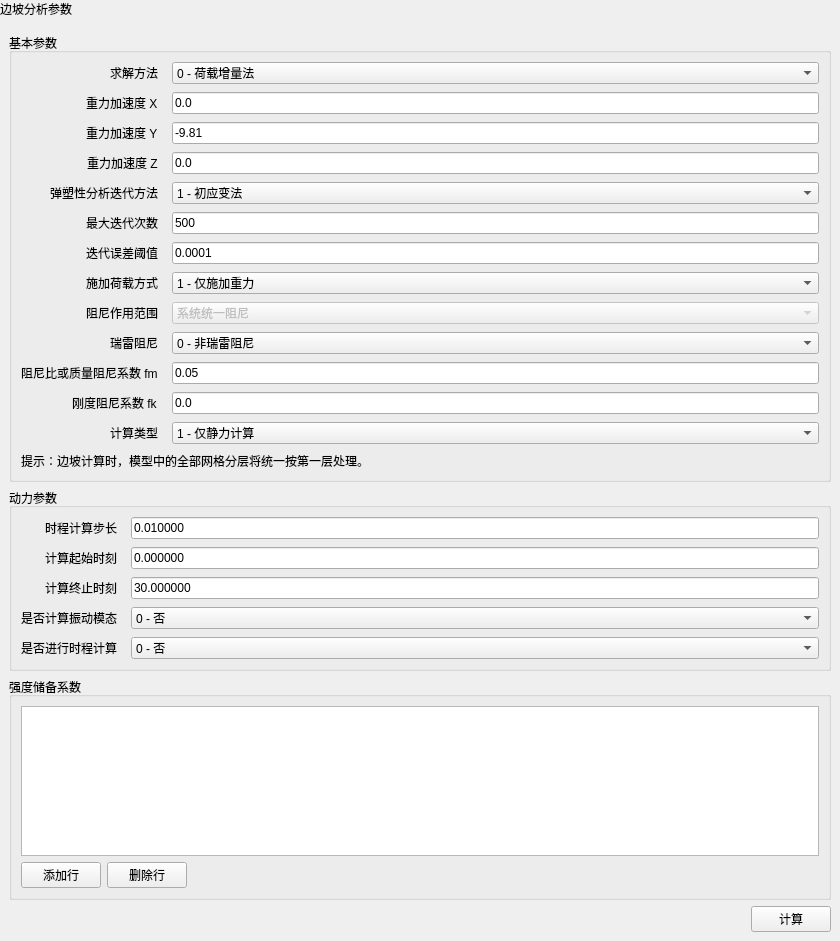
<ui version="4.0">
  <class>SlopeStabilityWidget</class>
  <widget class="QWidget" name="SlopeStabilityWidget">
    <property name="geometry">
      <rect>
        <x>0</x>
        <y>0</y>
        <width>840</width>
        <height>900</height>
      </rect>
    </property>
    <property name="windowTitle">
      <string>边坡分析</string>
    </property>
    <layout class="QVBoxLayout" name="verticalLayout">
      <property name="leftMargin">
        <number>0</number>
      </property>
      <property name="topMargin">
        <number>0</number>
      </property>
      <property name="rightMargin">
        <number>0</number>
      </property>
      <property name="bottomMargin">
        <number>0</number>
      </property>
      <item>
        <widget class="QLabel" name="pageHeaderLabel">
          <property name="sizePolicy">
            <sizepolicy hsizetype="Preferred" vsizetype="Fixed">
              <horstretch>0</horstretch>
              <verstretch>0</verstretch>
            </sizepolicy>
          </property>
          <property name="text">
            <string>边坡分析参数</string>
          </property>
          <property name="visible">
            <bool>false</bool>
          </property>
        </widget>
      </item>
      <item>
        <layout class="QVBoxLayout" name="contentLayout">
          <property name="leftMargin">
            <number>9</number>
          </property>
          <property name="topMargin">
            <number>9</number>
          </property>
          <property name="rightMargin">
            <number>9</number>
          </property>
          <property name="bottomMargin">
            <number>9</number>
          </property>
          <property name="spacing">
            <number>6</number>
          </property>
          <item>
            <widget class="QGroupBox" name="islopGroup">
              <property name="title">
                <string>基本参数</string>
              </property>
              <layout class="QFormLayout" name="formLayout">
                <item row="2" column="0">
                  <widget class="QLabel" name="label3">
 <property name="sizePolicy">
  <sizepolicy hsizetype="Fixed" vsizetype="Preferred">
   <horstretch>0</horstretch>
   <verstretch>0</verstretch>
  </sizepolicy>
 </property>
                    <property name="text">
                      <string>求解方法</string>
                    </property>
                    <property name="wordWrap">
                      <bool>false</bool>
                    </property>
                  </widget>
                </item>
                <item row="2" column="1">
                  <widget class="QComboBox" name="line3Combo">
                    <item>
                      <property name="text">
                        <string>0 - 荷载增量法</string>
                      </property>
                    </item>
                    <item>
                      <property name="text">
                        <string>1 - 强度储备法（降低黏聚力）</string>
                      </property>
                    </item>
                    <item>
                      <property name="text">
                        <string>2 - 强度储备法（降低摩擦强度）</string>
                      </property>
                    </item>
                    <item>
                      <property name="text">
                        <string>3 - 强度储备法（同时降低黏聚力和摩擦强度）</string>
                      </property>
                    </item>
                    <item>
                      <property name="text">
                        <string>4 - 强度储备法（同时降低弹性模量、黏聚力和摩擦强度）</string>
                      </property>
                    </item>
                    <property name="minimumSize">
                      <size>
                        <width>10</width>
                        <height>0</height>
                      </size>
                    </property>
                  </widget>
                </item>
                <item row="3" column="0">
                  <widget class="QLabel" name="label4">
 <property name="sizePolicy">
  <sizepolicy hsizetype="Fixed" vsizetype="Preferred">
   <horstretch>0</horstretch>
   <verstretch>0</verstretch>
  </sizepolicy>
 </property>
                    <property name="text">
                      <string>重力加速度 X</string>
                    </property>
                    <property name="wordWrap">
                      <bool>false</bool>
                    </property>
                  </widget>
                </item>
                <item row="3" column="1">
                  <widget class="QLineEdit" name="gravityXEdit">
                    <property name="text">
                      <string>0.0</string>
                    </property>
                    <property name="minimumSize">
                      <size>
                        <width>10</width>
                        <height>0</height>
                      </size>
                    </property>
                  </widget>
                </item>
                <item row="6" column="0">
                  <widget class="QLabel" name="label5">
 <property name="sizePolicy">
  <sizepolicy hsizetype="Fixed" vsizetype="Preferred">
   <horstretch>0</horstretch>
   <verstretch>0</verstretch>
  </sizepolicy>
 </property>
                    <property name="text">
                      <string>弹塑性分析迭代方法</string>
                    </property>
                    <property name="wordWrap">
                      <bool>false</bool>
                    </property>
                  </widget>
                </item>
                <item row="6" column="1">
                  <widget class="QComboBox" name="line5Combo">
                    <item>
                      <property name="text">
                        <string>1 - 初应变法</string>
                      </property>
                    </item>
                    <item>
                      <property name="text">
                        <string>2 - 初应力法</string>
                      </property>
                    </item>
                    <item>
                      <property name="text">
                        <string>3 - 变刚度法</string>
                      </property>
                    </item>
                    <property name="minimumSize">
                      <size>
                        <width>10</width>
                        <height>0</height>
                      </size>
                    </property>
                  </widget>
                </item>
                <item row="7" column="0">
                  <widget class="QLabel" name="label6">
 <property name="sizePolicy">
  <sizepolicy hsizetype="Fixed" vsizetype="Preferred">
   <horstretch>0</horstretch>
   <verstretch>0</verstretch>
  </sizepolicy>
 </property>
                    <property name="text">
                      <string>最大迭代次数</string>
                    </property>
                    <property name="wordWrap">
                      <bool>false</bool>
                    </property>
                  </widget>
                </item>
                <item row="7" column="1">
                  <widget class="QLineEdit" name="line6Edit">
                    <property name="text">
                      <string>500</string>
                    </property>
                    <property name="minimumSize">
                      <size>
                        <width>10</width>
                        <height>0</height>
                      </size>
                    </property>
                  </widget>
                </item>
                <item row="8" column="0">
                  <widget class="QLabel" name="label7">
 <property name="sizePolicy">
  <sizepolicy hsizetype="Fixed" vsizetype="Preferred">
   <horstretch>0</horstretch>
   <verstretch>0</verstretch>
  </sizepolicy>
 </property>
                    <property name="text">
                      <string>迭代误差阈值</string>
                    </property>
                    <property name="wordWrap">
                      <bool>false</bool>
                    </property>
                  </widget>
                </item>
                <item row="8" column="1">
                  <widget class="QLineEdit" name="line7Edit">
                    <property name="text">
                      <string>0.0001</string>
                    </property>
                    <property name="minimumSize">
                      <size>
                        <width>10</width>
                        <height>0</height>
                      </size>
                    </property>
                  </widget>
                </item>
                <item row="9" column="0">
                  <widget class="QLabel" name="label8">
 <property name="sizePolicy">
  <sizepolicy hsizetype="Fixed" vsizetype="Preferred">
   <horstretch>0</horstretch>
   <verstretch>0</verstretch>
  </sizepolicy>
 </property>
                    <property name="text">
                      <string>施加荷载方式</string>
                    </property>
                    <property name="wordWrap">
                      <bool>false</bool>
                    </property>
                  </widget>
                </item>
                <item row="9" column="1">
                  <widget class="QComboBox" name="line8Combo">
                    <item>
                      <property name="text">
                        <string>1 - 仅施加重力</string>
                      </property>
                    </item>
                    <item>
                      <property name="text">
                        <string>2 - 按导入的地下水位数据施加</string>
                      </property>
                    </item>
                    <property name="minimumSize">
                      <size>
                        <width>10</width>
                        <height>0</height>
                      </size>
                    </property>
                  </widget>
                </item>
                <item row="16" column="0">
                  <widget class="QLabel" name="label15">
 <property name="sizePolicy">
  <sizepolicy hsizetype="Fixed" vsizetype="Preferred">
   <horstretch>0</horstretch>
   <verstretch>0</verstretch>
  </sizepolicy>
 </property>
                    <property name="text">
                      <string>阻尼作用范围</string>
                    </property>
                    <property name="wordWrap">
                      <bool>false</bool>
                    </property>
                  </widget>
                </item>
                <item row="16" column="1">
                  <widget class="QComboBox" name="line15Combo">
                    <property name="enabled">
                      <bool>false</bool>
                    </property>
                    <property name="toolTip">
                      <string>当前仅支持系统统一阻尼。</string>
                    </property>
                    <item>
                      <property name="text">
                        <string>系统统一阻尼</string>
                      </property>
                    </item>
                    <property name="minimumSize">
                      <size>
                        <width>10</width>
                        <height>0</height>
                      </size>
                    </property>
                  </widget>
                </item>
                <item row="17" column="0">
                  <widget class="QLabel" name="label16">
 <property name="sizePolicy">
  <sizepolicy hsizetype="Fixed" vsizetype="Preferred">
   <horstretch>0</horstretch>
   <verstretch>0</verstretch>
  </sizepolicy>
 </property>
                    <property name="text">
                      <string>瑞雷阻尼</string>
                    </property>
                    <property name="wordWrap">
                      <bool>false</bool>
                    </property>
                  </widget>
                </item>
                <item row="17" column="1">
                  <widget class="QComboBox" name="line16Combo">
                    <item>
                      <property name="text">
                        <string>0 - 非瑞雷阻尼</string>
                      </property>
                    </item>
                    <item>
                      <property name="text">
                        <string>1 - 瑞雷阻尼</string>
                      </property>
                    </item>
                    <property name="minimumSize">
                      <size>
                        <width>10</width>
                        <height>0</height>
                      </size>
                    </property>
                  </widget>
                </item>
                <item row="18" column="0">
                  <widget class="QLabel" name="label17">
 <property name="sizePolicy">
  <sizepolicy hsizetype="Fixed" vsizetype="Preferred">
   <horstretch>0</horstretch>
   <verstretch>0</verstretch>
  </sizepolicy>
 </property>
                    <property name="text">
                      <string>阻尼比或质量阻尼系数 fm</string>
                    </property>
                    <property name="wordWrap">
                      <bool>false</bool>
                    </property>
                  </widget>
                </item>
                <item row="18" column="1">
                  <widget class="QLineEdit" name="line17Edit">
                    <property name="text">
                      <string>0.05</string>
                    </property>
                    <property name="minimumSize">
                      <size>
                        <width>10</width>
                        <height>0</height>
                      </size>
                    </property>
                  </widget>
                </item>
                <item row="19" column="0">
                  <widget class="QLabel" name="label18">
 <property name="sizePolicy">
  <sizepolicy hsizetype="Fixed" vsizetype="Preferred">
   <horstretch>0</horstretch>
   <verstretch>0</verstretch>
  </sizepolicy>
 </property>
                    <property name="text">
                      <string>刚度阻尼系数 fk</string>
                    </property>
                    <property name="wordWrap">
                      <bool>false</bool>
                    </property>
                  </widget>
                </item>
                <item row="19" column="1">
                  <widget class="QLineEdit" name="line18Edit">
                    <property name="text">
                      <string>0.0</string>
                    </property>
                    <property name="minimumSize">
                      <size>
                        <width>10</width>
                        <height>0</height>
                      </size>
                    </property>
                  </widget>
                </item>
                <item row="20" column="0">
                  <widget class="QLabel" name="label19">
 <property name="sizePolicy">
  <sizepolicy hsizetype="Fixed" vsizetype="Preferred">
   <horstretch>0</horstretch>
   <verstretch>0</verstretch>
  </sizepolicy>
 </property>
                    <property name="text">
                      <string>计算类型</string>
                    </property>
                    <property name="wordWrap">
                      <bool>false</bool>
                    </property>
                  </widget>
                </item>
                <item row="20" column="1">
                  <widget class="QComboBox" name="line19Combo">
                    <item>
                      <property name="text">
                        <string>1 - 仅静力计算</string>
                      </property>
                    </item>
                    <item>
                      <property name="text">
                        <string>2 - 仅动力计算</string>
                      </property>
                    </item>
                    <item>
                      <property name="text">
                        <string>3 - 静力后继续动力计算</string>
                      </property>
                    </item>
                    <property name="minimumSize">
                      <size>
                        <width>10</width>
                        <height>0</height>
                      </size>
                    </property>
                  </widget>
                </item>
                <item row="21" column="0" colspan="2">
                  <widget class="QLabel" name="layerHintLabel">
 <property name="sizePolicy">
  <sizepolicy hsizetype="Fixed" vsizetype="Preferred">
   <horstretch>0</horstretch>
   <verstretch>0</verstretch>
  </sizepolicy>
 </property>
                    <property name="text">
                      <string>提示：边坡计算时，模型中的全部网格分层将统一按第一层处理。</string>
                    </property>
                    <property name="wordWrap">
                      <bool>false</bool>
                    </property>
                  </widget>
                </item>
                <property name="leftMargin">
                  <number>9</number>
                </property>
                <property name="topMargin">
                  <number>9</number>
                </property>
                <property name="rightMargin">
                  <number>9</number>
                </property>
                <property name="bottomMargin">
                  <number>9</number>
                </property>
                <property name="horizontalSpacing">
                  <number>14</number>
                </property>
                <property name="verticalSpacing">
                  <number>8</number>
                </property>
                <property name="fieldGrowthPolicy">
                  <enum>QFormLayout::AllNonFixedFieldsGrow</enum>
                </property>
                <property name="rowWrapPolicy">
                  <enum>QFormLayout::WrapLongRows</enum>
                </property>
                <property name="labelAlignment">
                  <set>Qt::AlignRight|Qt::AlignVCenter</set>
                </property>
                <item row="4" column="0">
                  <widget class="QLabel" name="gravityYRowLabel">
 <property name="sizePolicy">
  <sizepolicy hsizetype="Fixed" vsizetype="Preferred">
   <horstretch>0</horstretch>
   <verstretch>0</verstretch>
  </sizepolicy>
 </property>
                    <property name="text">
                      <string>重力加速度 Y</string>
                    </property>
                   <property name="wordWrap">
  <bool>false</bool>
 </property>
</widget>
                </item>
                <item row="4" column="1">
                  <widget class="QLineEdit" name="gravityYEdit">
                    <property name="text">
                      <string>-9.81</string>
                    </property>
                    <property name="minimumSize">
                      <size>
                        <width>10</width>
                        <height>0</height>
                      </size>
                    </property>
                  </widget>
                </item>
                <item row="5" column="0">
                  <widget class="QLabel" name="gravityZRowLabel">
 <property name="sizePolicy">
  <sizepolicy hsizetype="Fixed" vsizetype="Preferred">
   <horstretch>0</horstretch>
   <verstretch>0</verstretch>
  </sizepolicy>
 </property>
                    <property name="text">
                      <string>重力加速度 Z</string>
                    </property>
                   <property name="wordWrap">
  <bool>false</bool>
 </property>
</widget>
                </item>
                <item row="5" column="1">
                  <widget class="QLineEdit" name="gravityZEdit">
                    <property name="text">
                      <string>0.0</string>
                    </property>
                    <property name="minimumSize">
                      <size>
                        <width>10</width>
                        <height>0</height>
                      </size>
                    </property>
                  </widget>
                </item>
              </layout>
            </widget>
          </item>
          <item>
            <widget class="QGroupBox" name="dynamicGroup">
              <property name="title">
                <string>动力参数</string>
              </property>
              <layout class="QFormLayout" name="dynamicForm">
                <item row="1" column="0">
                  <widget class="QLabel" name="d2">
 <property name="sizePolicy">
  <sizepolicy hsizetype="Fixed" vsizetype="Preferred">
   <horstretch>0</horstretch>
   <verstretch>0</verstretch>
  </sizepolicy>
 </property>
                    <property name="text">
                      <string>时程计算步长</string>
                    </property>
                    <property name="wordWrap">
                      <bool>false</bool>
                    </property>
                  </widget>
                </item>
                <item row="1" column="1">
                  <widget class="QLineEdit" name="dtEdit">
                    <property name="text">
                      <string>0.010000</string>
                    </property>
                    <property name="minimumSize">
                      <size>
                        <width>10</width>
                        <height>0</height>
                      </size>
                    </property>
                  </widget>
                </item>
                <item row="2" column="0">
                  <widget class="QLabel" name="d3">
 <property name="sizePolicy">
  <sizepolicy hsizetype="Fixed" vsizetype="Preferred">
   <horstretch>0</horstretch>
   <verstretch>0</verstretch>
  </sizepolicy>
 </property>
                    <property name="text">
                      <string>计算起始时刻</string>
                    </property>
                    <property name="wordWrap">
                      <bool>false</bool>
                    </property>
                  </widget>
                </item>
                <item row="2" column="1">
                  <widget class="QLineEdit" name="tstaEdit">
                    <property name="text">
                      <string>0.000000</string>
                    </property>
                    <property name="minimumSize">
                      <size>
                        <width>10</width>
                        <height>0</height>
                      </size>
                    </property>
                  </widget>
                </item>
                <item row="3" column="0">
                  <widget class="QLabel" name="d4">
 <property name="sizePolicy">
  <sizepolicy hsizetype="Fixed" vsizetype="Preferred">
   <horstretch>0</horstretch>
   <verstretch>0</verstretch>
  </sizepolicy>
 </property>
                    <property name="text">
                      <string>计算终止时刻</string>
                    </property>
                    <property name="wordWrap">
                      <bool>false</bool>
                    </property>
                  </widget>
                </item>
                <item row="3" column="1">
                  <widget class="QLineEdit" name="tendEdit">
                    <property name="text">
                      <string>30.000000</string>
                    </property>
                    <property name="minimumSize">
                      <size>
                        <width>10</width>
                        <height>0</height>
                      </size>
                    </property>
                  </widget>
                </item>
                <item row="4" column="0">
                  <widget class="QLabel" name="d5">
 <property name="sizePolicy">
  <sizepolicy hsizetype="Fixed" vsizetype="Preferred">
   <horstretch>0</horstretch>
   <verstretch>0</verstretch>
  </sizepolicy>
 </property>
                    <property name="text">
                      <string>是否计算振动模态</string>
                    </property>
                    <property name="wordWrap">
                      <bool>false</bool>
                    </property>
                  </widget>
                </item>
                <item row="4" column="1">
                  <widget class="QComboBox" name="ifModeCombo">
                    <item>
                      <property name="text">
                        <string>0 - 否</string>
                      </property>
                    </item>
                    <item>
                      <property name="text">
                        <string>1 - 是</string>
                      </property>
                    </item>
                    <property name="minimumSize">
                      <size>
                        <width>10</width>
                        <height>0</height>
                      </size>
                    </property>
                  </widget>
                </item>
                <item row="5" column="0">
                  <widget class="QLabel" name="d6">
 <property name="sizePolicy">
  <sizepolicy hsizetype="Fixed" vsizetype="Preferred">
   <horstretch>0</horstretch>
   <verstretch>0</verstretch>
  </sizepolicy>
 </property>
                    <property name="text">
                      <string>是否进行时程计算</string>
                    </property>
                    <property name="wordWrap">
                      <bool>false</bool>
                    </property>
                  </widget>
                </item>
                <item row="5" column="1">
                  <widget class="QComboBox" name="ifWaveCombo">
                    <item>
                      <property name="text">
                        <string>0 - 否</string>
                      </property>
                    </item>
                    <item>
                      <property name="text">
                        <string>1 - 是</string>
                      </property>
                    </item>
                    <property name="minimumSize">
                      <size>
                        <width>10</width>
                        <height>0</height>
                      </size>
                    </property>
                  </widget>
                </item>
                <property name="leftMargin">
                  <number>9</number>
                </property>
                <property name="topMargin">
                  <number>9</number>
                </property>
                <property name="rightMargin">
                  <number>9</number>
                </property>
                <property name="bottomMargin">
                  <number>9</number>
                </property>
                <property name="horizontalSpacing">
                  <number>14</number>
                </property>
                <property name="verticalSpacing">
                  <number>8</number>
                </property>
                <property name="fieldGrowthPolicy">
                  <enum>QFormLayout::AllNonFixedFieldsGrow</enum>
                </property>
                <property name="rowWrapPolicy">
                  <enum>QFormLayout::WrapLongRows</enum>
                </property>
                <property name="labelAlignment">
                  <set>Qt::AlignRight|Qt::AlignVCenter</set>
                </property>
              </layout>
            </widget>
          </item>
          <item>
            <widget class="QGroupBox" name="reserveGroup">
              <property name="title">
                <string>强度储备系数</string>
              </property>
              <layout class="QVBoxLayout" name="reserveLayout">
                <item>
                  <widget class="QTableWidget" name="strengthReserveTable">
                    <property name="minimumSize">
                      <size>
                        <width>0</width>
                        <height>150</height>
                      </size>
                    </property>
                    <attribute name="horizontalHeaderStretchLastSection">
                      <bool>true</bool>
                    </attribute>
                    <property name="maximumSize">
                      <size>
                        <width>16777215</width>
                        <height>224</height>
                      </size>
                    </property>
                  </widget>
                </item>
                <item>
                  <layout class="QHBoxLayout" name="reserveBtnLayout">
                    <item>
                      <widget class="QPushButton" name="addReserveRowBtn">
                        <property name="text">
                          <string>添加行</string>
                        </property>
                      </widget>
                    </item>
                    <item>
                      <widget class="QPushButton" name="removeReserveRowBtn">
                        <property name="text">
                          <string>删除行</string>
                        </property>
                      </widget>
                    </item>
                    <item>
                      <spacer name="reserveBtnSpacer">
                        <property name="orientation">
                          <enum>Qt::Horizontal</enum>
                        </property>
                        <property name="sizeHint" stdset="0">
                          <size>
                            <width>40</width>
                            <height>20</height>
                          </size>
                        </property>
                      </spacer>
                    </item>
                    <property name="leftMargin">
                      <number>0</number>
                    </property>
                    <property name="topMargin">
                      <number>0</number>
                    </property>
                    <property name="rightMargin">
                      <number>0</number>
                    </property>
                    <property name="bottomMargin">
                      <number>0</number>
                    </property>
                  </layout>
                </item>
                <property name="leftMargin">
                  <number>9</number>
                </property>
                <property name="topMargin">
                  <number>9</number>
                </property>
                <property name="rightMargin">
                  <number>9</number>
                </property>
                <property name="bottomMargin">
                  <number>9</number>
                </property>
              </layout>
            </widget>
          </item>
          <item>
            <layout class="QHBoxLayout" name="btnLayout">
              <item>
                <spacer name="horizontalSpacer">
                  <property name="orientation">
                    <enum>Qt::Horizontal</enum>
                  </property>
                  <property name="sizeHint" stdset="0">
                    <size>
                      <width>40</width>
                      <height>20</height>
                    </size>
                  </property>
                </spacer>
              </item>
              <item>
                <widget class="QPushButton" name="btnCompute">
                  <property name="text">
                    <string>计算</string>
                  </property>
                </widget>
              </item>
              <property name="leftMargin">
                <number>0</number>
              </property>
              <property name="topMargin">
                <number>0</number>
              </property>
              <property name="rightMargin">
                <number>0</number>
              </property>
              <property name="bottomMargin">
                <number>0</number>
              </property>
            </layout>
          </item>
          <item>
            <spacer name="verticalSpacer">
              <property name="orientation">
                <enum>Qt::Vertical</enum>
              </property>
              <property name="sizeHint" stdset="0">
                <size>
                  <width>20</width>
                  <height>40</height>
                </size>
              </property>
            </spacer>
          </item>
        </layout>
      </item>
    </layout>
  </widget>
  <resources />
  <connections />
</ui>
